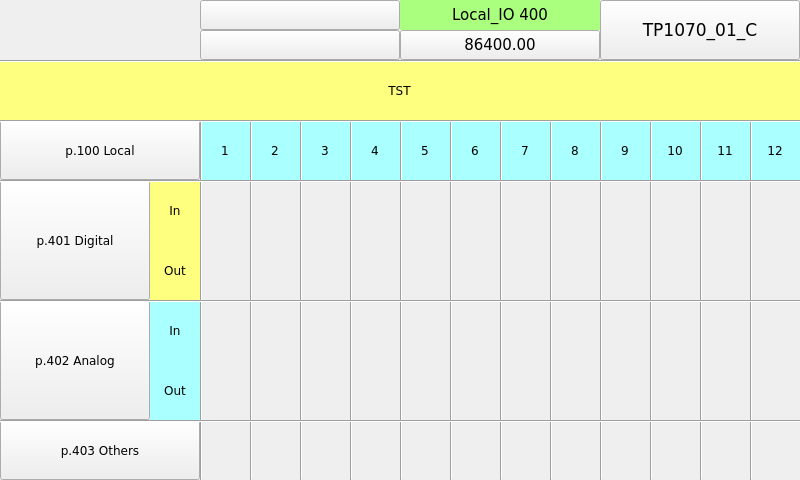
 <widget class="QWidget" name="page400">
  <property name="geometry">
   <rect>
    <x>0</x>
    <y>0</y>
    <width>800</width>
    <height>480</height>
   </rect>
  </property>
  <property name="minimumSize">
   <size>
    <width>800</width>
    <height>480</height>
   </size>
  </property>
  <property name="maximumSize">
   <size>
    <width>800</width>
    <height>480</height>
   </size>
  </property>
  <property name="windowTitle">
   <string>page400</string>
  </property>
  <property name="styleSheet">
   <string notr="true">QWidget#page400
{
background-color: rgb(170, 255, 255);
}</string>
  </property>
  <widget class="QLabel" name="label_Qt_Project_2">
   <property name="geometry">
    <rect>
     <x>400</x>
     <y>0</y>
     <width>200</width>
     <height>30</height>
    </rect>
   </property>
   <property name="font">
    <font>
     <family>DejaVu Sans</family>
     <pointsize>11</pointsize>
    </font>
   </property>
   <property name="styleSheet">
    <string notr="true">background-color: rgb(170, 255, 127);</string>
   </property>
   <property name="text">
    <string>Local_IO 400</string>
   </property>
   <property name="alignment">
    <set>Qt::AlignCenter</set>
   </property>
  </widget>
  <widget class="Line" name="line_hr1">
   <property name="geometry">
    <rect>
     <x>0</x>
     <y>60</y>
     <width>801</width>
     <height>3</height>
    </rect>
   </property>
   <property name="font">
    <font>
     <family>DejaVu Sans</family>
     <pointsize>6</pointsize>
    </font>
   </property>
   <property name="orientation">
    <enum>Qt::Horizontal</enum>
   </property>
  </widget>
  <widget class="ATCMdate" name="atcmDate_2">
   <property name="geometry">
    <rect>
     <x>200</x>
     <y>0</y>
     <width>200</width>
     <height>30</height>
    </rect>
   </property>
   <property name="font">
    <font>
     <family>DejaVu Sans</family>
     <pointsize>11</pointsize>
    </font>
   </property>
   <property name="toolTip">
    <string>ATCM QDate</string>
   </property>
   <property name="whatsThis">
    <string>ATCMdate widget</string>
   </property>
   <property name="bgColor">
    <color>
     <red>170</red>
     <green>255</green>
     <blue>127</blue>
    </color>
   </property>
   <property name="borderWidth">
    <number>0</number>
   </property>
   <property name="borderRadius">
    <number>0</number>
   </property>
  </widget>
  <widget class="ATCMlabel" name="atcmLabel_PLC_time">
   <property name="geometry">
    <rect>
     <x>400</x>
     <y>30</y>
     <width>200</width>
     <height>30</height>
    </rect>
   </property>
   <property name="font">
    <font>
     <family>DejaVu Sans</family>
     <pointsize>11</pointsize>
     <weight>50</weight>
     <bold>false</bold>
    </font>
   </property>
   <property name="text">
    <string>86400.00</string>
   </property>
   <property name="toolTip">
    <string>PLC_time</string>
   </property>
   <property name="whatsThis">
    <string>ATCMlabel widget</string>
   </property>
   <property name="variable">
    <string>PLC_time</string>
   </property>
   <property name="refresh">
    <number>500</number>
   </property>
   <property name="max">
    <string>0</string>
   </property>
   <property name="min">
    <string>0</string>
   </property>
   <property name="viewStatus">
    <bool>false</bool>
   </property>
   <property name="visibilityVar">
    <string/>
   </property>
   <property name="bgColor">
    <color>
     <red>170</red>
     <green>255</green>
     <blue>127</blue>
    </color>
   </property>
   <property name="borderWidth">
    <number>0</number>
   </property>
   <property name="borderRadius">
    <number>0</number>
   </property>
   <property name="apparence">
    <enum>QFrame::Plain</enum>
   </property>
  </widget>
  <widget class="ATCMtime" name="atcmTime_2">
   <property name="geometry">
    <rect>
     <x>200</x>
     <y>30</y>
     <width>200</width>
     <height>30</height>
    </rect>
   </property>
   <property name="font">
    <font>
     <family>DejaVu Sans</family>
     <pointsize>11</pointsize>
    </font>
   </property>
   <property name="toolTip">
    <string>ATCM QTime</string>
   </property>
   <property name="whatsThis">
    <string>ATCMtime widget</string>
   </property>
   <property name="bgColor">
    <color>
     <red>170</red>
     <green>255</green>
     <blue>127</blue>
    </color>
   </property>
   <property name="borderWidth">
    <number>0</number>
   </property>
   <property name="borderRadius">
    <number>0</number>
   </property>
  </widget>
  <widget class="QLabel" name="label_PLC_DigIn_12">
   <property name="geometry">
    <rect>
     <x>750</x>
     <y>120</y>
     <width>50</width>
     <height>60</height>
    </rect>
   </property>
   <property name="font">
    <font>
     <family>DejaVu Sans</family>
     <pointsize>9</pointsize>
    </font>
   </property>
   <property name="styleSheet">
    <string notr="true">background-color: rgb(170, 255, 255);</string>
   </property>
   <property name="text">
    <string>12</string>
   </property>
   <property name="alignment">
    <set>Qt::AlignCenter</set>
   </property>
  </widget>
  <widget class="ATCMbutton" name="atcmButton_page400">
   <property name="geometry">
    <rect>
     <x>0</x>
     <y>120</y>
     <width>200</width>
     <height>60</height>
    </rect>
   </property>
   <property name="font">
    <font>
     <family>DejaVu Sans</family>
     <pointsize>9</pointsize>
    </font>
   </property>
   <property name="toolTip">
    <string/>
   </property>
   <property name="whatsThis">
    <string>ATCMbutton widget</string>
   </property>
   <property name="pageName">
    <string>page100</string>
   </property>
   <property name="statusvar">
    <string/>
   </property>
   <property name="viewStatus">
    <bool>false</bool>
   </property>
   <property name="visibilityVar">
    <string/>
   </property>
   <property name="bgColor">
    <color>
     <red>170</red>
     <green>255</green>
     <blue>255</blue>
    </color>
   </property>
   <property name="text">
    <string>p.100 Local</string>
   </property>
   <property name="pressText">
    <string>p.100 Local</string>
   </property>
   <property name="borderWidth">
    <number>0</number>
   </property>
   <property name="borderRadius">
    <number>0</number>
   </property>
   <property name="apparence">
    <enum>QFrame::Raised</enum>
   </property>
  </widget>
  <widget class="QLabel" name="label_PLC_DigIn_9">
   <property name="geometry">
    <rect>
     <x>600</x>
     <y>120</y>
     <width>50</width>
     <height>60</height>
    </rect>
   </property>
   <property name="font">
    <font>
     <family>DejaVu Sans</family>
     <pointsize>9</pointsize>
    </font>
   </property>
   <property name="styleSheet">
    <string notr="true">background-color: rgb(170, 255, 255);</string>
   </property>
   <property name="text">
    <string>9</string>
   </property>
   <property name="alignment">
    <set>Qt::AlignCenter</set>
   </property>
  </widget>
  <widget class="QLabel" name="label_PLC_DigIn_4">
   <property name="geometry">
    <rect>
     <x>350</x>
     <y>120</y>
     <width>50</width>
     <height>60</height>
    </rect>
   </property>
   <property name="font">
    <font>
     <family>DejaVu Sans</family>
     <pointsize>9</pointsize>
    </font>
   </property>
   <property name="styleSheet">
    <string notr="true">background-color: rgb(170, 255, 255);</string>
   </property>
   <property name="text">
    <string>4</string>
   </property>
   <property name="alignment">
    <set>Qt::AlignCenter</set>
   </property>
  </widget>
  <widget class="QLabel" name="label_PLC_DigIn_6">
   <property name="geometry">
    <rect>
     <x>450</x>
     <y>120</y>
     <width>50</width>
     <height>60</height>
    </rect>
   </property>
   <property name="font">
    <font>
     <family>DejaVu Sans</family>
     <pointsize>9</pointsize>
    </font>
   </property>
   <property name="styleSheet">
    <string notr="true">background-color: rgb(170, 255, 255);</string>
   </property>
   <property name="text">
    <string>6</string>
   </property>
   <property name="alignment">
    <set>Qt::AlignCenter</set>
   </property>
  </widget>
  <widget class="ATCMbutton" name="atcmButton_page405">
   <property name="geometry">
    <rect>
     <x>0</x>
     <y>420</y>
     <width>200</width>
     <height>60</height>
    </rect>
   </property>
   <property name="font">
    <font>
     <family>DejaVu Sans</family>
     <pointsize>9</pointsize>
    </font>
   </property>
   <property name="toolTip">
    <string/>
   </property>
   <property name="whatsThis">
    <string>ATCMbutton widget</string>
   </property>
   <property name="pageName">
    <string>page403</string>
   </property>
   <property name="statusvar">
    <string/>
   </property>
   <property name="viewStatus">
    <bool>false</bool>
   </property>
   <property name="visibilityVar">
    <string/>
   </property>
   <property name="bgColor">
    <color>
     <red>255</red>
     <green>255</green>
     <blue>127</blue>
    </color>
   </property>
   <property name="text">
    <string>p.403 Others</string>
   </property>
   <property name="pressText">
    <string>p.403 Others</string>
   </property>
   <property name="borderWidth">
    <number>0</number>
   </property>
   <property name="borderRadius">
    <number>0</number>
   </property>
   <property name="apparence">
    <enum>QFrame::Raised</enum>
   </property>
  </widget>
  <widget class="QLabel" name="label_PLC_DigIn_7">
   <property name="geometry">
    <rect>
     <x>500</x>
     <y>120</y>
     <width>50</width>
     <height>60</height>
    </rect>
   </property>
   <property name="font">
    <font>
     <family>DejaVu Sans</family>
     <pointsize>9</pointsize>
    </font>
   </property>
   <property name="styleSheet">
    <string notr="true">background-color: rgb(170, 255, 255);</string>
   </property>
   <property name="text">
    <string>7</string>
   </property>
   <property name="alignment">
    <set>Qt::AlignCenter</set>
   </property>
  </widget>
  <widget class="ATCMled" name="atcmLed_TST_RTU_RD_2">
   <property name="geometry">
    <rect>
     <x>650</x>
     <y>420</y>
     <width>50</width>
     <height>60</height>
    </rect>
   </property>
   <property name="toolTip">
    <string>TST_RTU3_RD</string>
   </property>
   <property name="whatsThis">
    <string>ATCMled widget</string>
   </property>
   <property name="font">
    <font>
     <family>DejaVu Sans</family>
     <pointsize>6</pointsize>
    </font>
   </property>
   <property name="variable">
    <string>TST_RTU3_RD</string>
   </property>
   <property name="refresh">
    <number>500</number>
   </property>
   <property name="viewStatus">
    <bool>false</bool>
   </property>
   <property name="visibilityVar">
    <string/>
   </property>
   <property name="onIcon">
    <iconset>
     <normaloff>:/on.png</normaloff>:/on.png</iconset>
   </property>
   <property name="offIcon">
    <iconset>
     <normaloff>:/off.png</normaloff>:/off.png</iconset>
   </property>
  </widget>
  <widget class="ATCMbutton" name="atcmButton_page401">
   <property name="geometry">
    <rect>
     <x>0</x>
     <y>180</y>
     <width>150</width>
     <height>120</height>
    </rect>
   </property>
   <property name="font">
    <font>
     <family>DejaVu Sans</family>
     <pointsize>9</pointsize>
    </font>
   </property>
   <property name="toolTip">
    <string/>
   </property>
   <property name="whatsThis">
    <string>ATCMbutton widget</string>
   </property>
   <property name="pageName">
    <string>page401</string>
   </property>
   <property name="statusvar">
    <string/>
   </property>
   <property name="viewStatus">
    <bool>false</bool>
   </property>
   <property name="visibilityVar">
    <string/>
   </property>
   <property name="bgColor">
    <color>
     <red>255</red>
     <green>255</green>
     <blue>127</blue>
    </color>
   </property>
   <property name="text">
    <string>p.401 Digital</string>
   </property>
   <property name="pressText">
    <string>p.401 Digital</string>
   </property>
   <property name="borderWidth">
    <number>0</number>
   </property>
   <property name="borderRadius">
    <number>0</number>
   </property>
   <property name="apparence">
    <enum>QFrame::Raised</enum>
   </property>
  </widget>
  <widget class="ATCMled" name="atcmLed_TST_RTU_WR_2">
   <property name="geometry">
    <rect>
     <x>600</x>
     <y>420</y>
     <width>50</width>
     <height>60</height>
    </rect>
   </property>
   <property name="toolTip">
    <string>TST_RTU3_WR</string>
   </property>
   <property name="whatsThis">
    <string>ATCMled widget</string>
   </property>
   <property name="font">
    <font>
     <family>DejaVu Sans</family>
     <pointsize>6</pointsize>
    </font>
   </property>
   <property name="variable">
    <string>TST_RTU3_WR</string>
   </property>
   <property name="refresh">
    <number>500</number>
   </property>
   <property name="viewStatus">
    <bool>false</bool>
   </property>
   <property name="visibilityVar">
    <string/>
   </property>
   <property name="onIcon">
    <iconset>
     <normaloff>:/on.png</normaloff>:/on.png</iconset>
   </property>
   <property name="offIcon">
    <iconset>
     <normaloff>:/off.png</normaloff>:/off.png</iconset>
   </property>
  </widget>
  <widget class="ATCMled" name="atcmLed_TST_RTU_WR">
   <property name="geometry">
    <rect>
     <x>500</x>
     <y>420</y>
     <width>50</width>
     <height>60</height>
    </rect>
   </property>
   <property name="toolTip">
    <string>TST_RTU1_WR</string>
   </property>
   <property name="whatsThis">
    <string>ATCMled widget</string>
   </property>
   <property name="font">
    <font>
     <family>DejaVu Sans</family>
     <pointsize>6</pointsize>
    </font>
   </property>
   <property name="variable">
    <string>TST_RTU1_WR</string>
   </property>
   <property name="refresh">
    <number>500</number>
   </property>
   <property name="viewStatus">
    <bool>false</bool>
   </property>
   <property name="visibilityVar">
    <string/>
   </property>
   <property name="onIcon">
    <iconset>
     <normaloff>:/on.png</normaloff>:/on.png</iconset>
   </property>
   <property name="offIcon">
    <iconset>
     <normaloff>:/off.png</normaloff>:/off.png</iconset>
   </property>
  </widget>
  <widget class="QLabel" name="label_PLC_DigIn_2">
   <property name="geometry">
    <rect>
     <x>250</x>
     <y>120</y>
     <width>50</width>
     <height>60</height>
    </rect>
   </property>
   <property name="font">
    <font>
     <family>DejaVu Sans</family>
     <pointsize>9</pointsize>
    </font>
   </property>
   <property name="styleSheet">
    <string notr="true">background-color: rgb(170, 255, 255);</string>
   </property>
   <property name="text">
    <string>2</string>
   </property>
   <property name="alignment">
    <set>Qt::AlignCenter</set>
   </property>
  </widget>
  <widget class="QLabel" name="label_PLC_DigIn_1">
   <property name="geometry">
    <rect>
     <x>200</x>
     <y>120</y>
     <width>50</width>
     <height>60</height>
    </rect>
   </property>
   <property name="font">
    <font>
     <family>DejaVu Sans</family>
     <pointsize>9</pointsize>
    </font>
   </property>
   <property name="styleSheet">
    <string notr="true">background-color: rgb(170, 255, 255);</string>
   </property>
   <property name="text">
    <string>1</string>
   </property>
   <property name="alignment">
    <set>Qt::AlignCenter</set>
   </property>
  </widget>
  <widget class="QLabel" name="label_PLC_DigIn_8">
   <property name="geometry">
    <rect>
     <x>550</x>
     <y>120</y>
     <width>50</width>
     <height>60</height>
    </rect>
   </property>
   <property name="font">
    <font>
     <family>DejaVu Sans</family>
     <pointsize>9</pointsize>
    </font>
   </property>
   <property name="styleSheet">
    <string notr="true">background-color: rgb(170, 255, 255);</string>
   </property>
   <property name="text">
    <string>8</string>
   </property>
   <property name="alignment">
    <set>Qt::AlignCenter</set>
   </property>
  </widget>
  <widget class="QLabel" name="label_PLC_DigIn_10">
   <property name="geometry">
    <rect>
     <x>650</x>
     <y>120</y>
     <width>50</width>
     <height>60</height>
    </rect>
   </property>
   <property name="font">
    <font>
     <family>DejaVu Sans</family>
     <pointsize>9</pointsize>
    </font>
   </property>
   <property name="styleSheet">
    <string notr="true">background-color: rgb(170, 255, 255);</string>
   </property>
   <property name="text">
    <string>10</string>
   </property>
   <property name="alignment">
    <set>Qt::AlignCenter</set>
   </property>
  </widget>
  <widget class="QLabel" name="label_PLC_DigIn_11">
   <property name="geometry">
    <rect>
     <x>700</x>
     <y>120</y>
     <width>50</width>
     <height>60</height>
    </rect>
   </property>
   <property name="font">
    <font>
     <family>DejaVu Sans</family>
     <pointsize>9</pointsize>
    </font>
   </property>
   <property name="styleSheet">
    <string notr="true">background-color: rgb(170, 255, 255);</string>
   </property>
   <property name="text">
    <string>11</string>
   </property>
   <property name="alignment">
    <set>Qt::AlignCenter</set>
   </property>
  </widget>
  <widget class="QLabel" name="label_PLC_DigIn_5">
   <property name="geometry">
    <rect>
     <x>400</x>
     <y>120</y>
     <width>50</width>
     <height>60</height>
    </rect>
   </property>
   <property name="font">
    <font>
     <family>DejaVu Sans</family>
     <pointsize>9</pointsize>
    </font>
   </property>
   <property name="styleSheet">
    <string notr="true">background-color: rgb(170, 255, 255);</string>
   </property>
   <property name="text">
    <string>5</string>
   </property>
   <property name="alignment">
    <set>Qt::AlignCenter</set>
   </property>
  </widget>
  <widget class="QLabel" name="label_PLC_DigIn_3">
   <property name="geometry">
    <rect>
     <x>300</x>
     <y>120</y>
     <width>50</width>
     <height>60</height>
    </rect>
   </property>
   <property name="font">
    <font>
     <family>DejaVu Sans</family>
     <pointsize>9</pointsize>
    </font>
   </property>
   <property name="styleSheet">
    <string notr="true">background-color: rgb(170, 255, 255);</string>
   </property>
   <property name="text">
    <string>3</string>
   </property>
   <property name="alignment">
    <set>Qt::AlignCenter</set>
   </property>
  </widget>
  <widget class="ATCMled" name="atcmLed_TST_RTU_RD">
   <property name="geometry">
    <rect>
     <x>550</x>
     <y>420</y>
     <width>50</width>
     <height>60</height>
    </rect>
   </property>
   <property name="toolTip">
    <string>TST_RTU1_RD</string>
   </property>
   <property name="whatsThis">
    <string>ATCMled widget</string>
   </property>
   <property name="font">
    <font>
     <family>DejaVu Sans</family>
     <pointsize>6</pointsize>
    </font>
   </property>
   <property name="variable">
    <string>TST_RTU1_RD</string>
   </property>
   <property name="refresh">
    <number>500</number>
   </property>
   <property name="viewStatus">
    <bool>false</bool>
   </property>
   <property name="visibilityVar">
    <string/>
   </property>
   <property name="onIcon">
    <iconset>
     <normaloff>:/on.png</normaloff>:/on.png</iconset>
   </property>
   <property name="offIcon">
    <iconset>
     <normaloff>:/off.png</normaloff>:/off.png</iconset>
   </property>
  </widget>
  <widget class="QLabel" name="label_RTU_AnIn_16">
   <property name="geometry">
    <rect>
     <x>150</x>
     <y>180</y>
     <width>50</width>
     <height>60</height>
    </rect>
   </property>
   <property name="font">
    <font>
     <family>DejaVu Sans</family>
     <pointsize>9</pointsize>
    </font>
   </property>
   <property name="styleSheet">
    <string notr="true">background-color: rgb(255, 255, 127);</string>
   </property>
   <property name="text">
    <string>In</string>
   </property>
   <property name="alignment">
    <set>Qt::AlignCenter</set>
   </property>
  </widget>
  <widget class="QLabel" name="label_RTU_AnIn_17">
   <property name="geometry">
    <rect>
     <x>150</x>
     <y>240</y>
     <width>50</width>
     <height>60</height>
    </rect>
   </property>
   <property name="font">
    <font>
     <family>DejaVu Sans</family>
     <pointsize>9</pointsize>
    </font>
   </property>
   <property name="styleSheet">
    <string notr="true">background-color: rgb(255, 255, 127);</string>
   </property>
   <property name="text">
    <string>Out</string>
   </property>
   <property name="alignment">
    <set>Qt::AlignCenter</set>
   </property>
  </widget>
  <widget class="QLabel" name="label_RTU_AnIn_18">
   <property name="geometry">
    <rect>
     <x>150</x>
     <y>360</y>
     <width>50</width>
     <height>60</height>
    </rect>
   </property>
   <property name="font">
    <font>
     <family>DejaVu Sans</family>
     <pointsize>9</pointsize>
    </font>
   </property>
   <property name="styleSheet">
    <string notr="true">background-color: rgb(170, 255, 255);</string>
   </property>
   <property name="text">
    <string>Out</string>
   </property>
   <property name="alignment">
    <set>Qt::AlignCenter</set>
   </property>
  </widget>
  <widget class="ATCMbutton" name="atcmButton_page401_2">
   <property name="geometry">
    <rect>
     <x>0</x>
     <y>300</y>
     <width>150</width>
     <height>120</height>
    </rect>
   </property>
   <property name="font">
    <font>
     <family>DejaVu Sans</family>
     <pointsize>9</pointsize>
    </font>
   </property>
   <property name="toolTip">
    <string/>
   </property>
   <property name="whatsThis">
    <string>ATCMbutton widget</string>
   </property>
   <property name="pageName">
    <string>page402</string>
   </property>
   <property name="statusvar">
    <string/>
   </property>
   <property name="viewStatus">
    <bool>false</bool>
   </property>
   <property name="visibilityVar">
    <string/>
   </property>
   <property name="bgColor">
    <color>
     <red>170</red>
     <green>255</green>
     <blue>255</blue>
    </color>
   </property>
   <property name="text">
    <string>p.402 Analog</string>
   </property>
   <property name="pressText">
    <string>p.402 Analog</string>
   </property>
   <property name="borderWidth">
    <number>0</number>
   </property>
   <property name="borderRadius">
    <number>0</number>
   </property>
   <property name="apparence">
    <enum>QFrame::Raised</enum>
   </property>
  </widget>
  <widget class="QLabel" name="label_RTU_AnIn_19">
   <property name="geometry">
    <rect>
     <x>150</x>
     <y>300</y>
     <width>50</width>
     <height>60</height>
    </rect>
   </property>
   <property name="font">
    <font>
     <family>DejaVu Sans</family>
     <pointsize>9</pointsize>
    </font>
   </property>
   <property name="styleSheet">
    <string notr="true">background-color: rgb(170, 255, 255);</string>
   </property>
   <property name="text">
    <string>In</string>
   </property>
   <property name="alignment">
    <set>Qt::AlignCenter</set>
   </property>
  </widget>
  <widget class="Line" name="line">
   <property name="geometry">
    <rect>
     <x>200</x>
     <y>120</y>
     <width>3</width>
     <height>360</height>
    </rect>
   </property>
   <property name="font">
    <font>
     <family>DejaVu Sans</family>
     <pointsize>6</pointsize>
    </font>
   </property>
   <property name="orientation">
    <enum>Qt::Vertical</enum>
   </property>
  </widget>
  <widget class="Line" name="line_3">
   <property name="geometry">
    <rect>
     <x>250</x>
     <y>120</y>
     <width>3</width>
     <height>360</height>
    </rect>
   </property>
   <property name="font">
    <font>
     <family>DejaVu Sans</family>
     <pointsize>6</pointsize>
    </font>
   </property>
   <property name="orientation">
    <enum>Qt::Vertical</enum>
   </property>
  </widget>
  <widget class="Line" name="line_4">
   <property name="geometry">
    <rect>
     <x>300</x>
     <y>120</y>
     <width>3</width>
     <height>360</height>
    </rect>
   </property>
   <property name="font">
    <font>
     <family>DejaVu Sans</family>
     <pointsize>6</pointsize>
    </font>
   </property>
   <property name="orientation">
    <enum>Qt::Vertical</enum>
   </property>
  </widget>
  <widget class="Line" name="line_5">
   <property name="geometry">
    <rect>
     <x>350</x>
     <y>120</y>
     <width>3</width>
     <height>360</height>
    </rect>
   </property>
   <property name="font">
    <font>
     <family>DejaVu Sans</family>
     <pointsize>6</pointsize>
    </font>
   </property>
   <property name="orientation">
    <enum>Qt::Vertical</enum>
   </property>
  </widget>
  <widget class="Line" name="line_6">
   <property name="geometry">
    <rect>
     <x>400</x>
     <y>120</y>
     <width>3</width>
     <height>360</height>
    </rect>
   </property>
   <property name="font">
    <font>
     <family>DejaVu Sans</family>
     <pointsize>6</pointsize>
    </font>
   </property>
   <property name="orientation">
    <enum>Qt::Vertical</enum>
   </property>
  </widget>
  <widget class="Line" name="line_7">
   <property name="geometry">
    <rect>
     <x>450</x>
     <y>120</y>
     <width>3</width>
     <height>360</height>
    </rect>
   </property>
   <property name="font">
    <font>
     <family>DejaVu Sans</family>
     <pointsize>6</pointsize>
    </font>
   </property>
   <property name="orientation">
    <enum>Qt::Vertical</enum>
   </property>
  </widget>
  <widget class="Line" name="line_8">
   <property name="geometry">
    <rect>
     <x>500</x>
     <y>120</y>
     <width>3</width>
     <height>360</height>
    </rect>
   </property>
   <property name="font">
    <font>
     <family>DejaVu Sans</family>
     <pointsize>6</pointsize>
    </font>
   </property>
   <property name="orientation">
    <enum>Qt::Vertical</enum>
   </property>
  </widget>
  <widget class="Line" name="line_9">
   <property name="geometry">
    <rect>
     <x>550</x>
     <y>120</y>
     <width>3</width>
     <height>360</height>
    </rect>
   </property>
   <property name="font">
    <font>
     <family>DejaVu Sans</family>
     <pointsize>6</pointsize>
    </font>
   </property>
   <property name="orientation">
    <enum>Qt::Vertical</enum>
   </property>
  </widget>
  <widget class="Line" name="line_10">
   <property name="geometry">
    <rect>
     <x>600</x>
     <y>120</y>
     <width>3</width>
     <height>360</height>
    </rect>
   </property>
   <property name="font">
    <font>
     <family>DejaVu Sans</family>
     <pointsize>6</pointsize>
    </font>
   </property>
   <property name="orientation">
    <enum>Qt::Vertical</enum>
   </property>
  </widget>
  <widget class="Line" name="line_11">
   <property name="geometry">
    <rect>
     <x>650</x>
     <y>120</y>
     <width>3</width>
     <height>360</height>
    </rect>
   </property>
   <property name="font">
    <font>
     <family>DejaVu Sans</family>
     <pointsize>6</pointsize>
    </font>
   </property>
   <property name="orientation">
    <enum>Qt::Vertical</enum>
   </property>
  </widget>
  <widget class="Line" name="line_12">
   <property name="geometry">
    <rect>
     <x>700</x>
     <y>120</y>
     <width>3</width>
     <height>360</height>
    </rect>
   </property>
   <property name="font">
    <font>
     <family>DejaVu Sans</family>
     <pointsize>6</pointsize>
    </font>
   </property>
   <property name="orientation">
    <enum>Qt::Vertical</enum>
   </property>
  </widget>
  <widget class="Line" name="line_13">
   <property name="geometry">
    <rect>
     <x>750</x>
     <y>120</y>
     <width>3</width>
     <height>360</height>
    </rect>
   </property>
   <property name="font">
    <font>
     <family>DejaVu Sans</family>
     <pointsize>6</pointsize>
    </font>
   </property>
   <property name="orientation">
    <enum>Qt::Vertical</enum>
   </property>
  </widget>
  <widget class="Line" name="line_hr2">
   <property name="geometry">
    <rect>
     <x>0</x>
     <y>120</y>
     <width>801</width>
     <height>3</height>
    </rect>
   </property>
   <property name="font">
    <font>
     <family>DejaVu Sans</family>
     <pointsize>6</pointsize>
    </font>
   </property>
   <property name="orientation">
    <enum>Qt::Horizontal</enum>
   </property>
  </widget>
  <widget class="QLabel" name="label_RTU_AnIn_20">
   <property name="geometry">
    <rect>
     <x>-1</x>
     <y>60</y>
     <width>801</width>
     <height>60</height>
    </rect>
   </property>
   <property name="font">
    <font>
     <family>DejaVu Sans</family>
     <pointsize>9</pointsize>
    </font>
   </property>
   <property name="styleSheet">
    <string notr="true">background-color: rgb(255, 255, 127);</string>
   </property>
   <property name="text">
    <string>TST</string>
   </property>
   <property name="alignment">
    <set>Qt::AlignCenter</set>
   </property>
  </widget>
  <widget class="ATCManimation" name="atcmAnimation_TEST_STATUS">
   <property name="geometry">
    <rect>
     <x>0</x>
     <y>0</y>
     <width>120</width>
     <height>60</height>
    </rect>
   </property>
   <property name="toolTip">
    <string>TEST_STATUS</string>
   </property>
   <property name="whatsThis">
    <string>ATCManimation widget</string>
   </property>
   <property name="font">
    <font>
     <family>DejaVu Sans</family>
     <pointsize>6</pointsize>
    </font>
   </property>
   <property name="mapping">
    <string>0;:/icons/my_img/local.png;216;:/icons/my_img/remote.png;42;:/icons/my_img/done.png</string>
   </property>
   <property name="variable">
    <string>TEST_STATUS</string>
   </property>
   <property name="refresh">
    <number>500</number>
   </property>
   <property name="viewStatus">
    <bool>false</bool>
   </property>
   <property name="visibilityVar">
    <string/>
   </property>
  </widget>
  <widget class="ATCMbutton" name="atcmButton_6">
   <property name="geometry">
    <rect>
     <x>600</x>
     <y>0</y>
     <width>200</width>
     <height>60</height>
    </rect>
   </property>
   <property name="font">
    <font>
     <family>DejaVu Sans</family>
     <pointsize>13</pointsize>
     <weight>50</weight>
     <bold>false</bold>
    </font>
   </property>
   <property name="toolTip">
    <string/>
   </property>
   <property name="whatsThis">
    <string>ATCMbutton widget</string>
   </property>
   <property name="pageName">
    <string>menu</string>
   </property>
   <property name="statusvar">
    <string/>
   </property>
   <property name="viewStatus">
    <bool>false</bool>
   </property>
   <property name="refresh">
    <number>200</number>
   </property>
   <property name="visibilityVar">
    <string/>
   </property>
   <property name="bgColor">
    <color>
     <red>170</red>
     <green>255</green>
     <blue>255</blue>
    </color>
   </property>
   <property name="borderColor">
    <color>
     <red>0</red>
     <green>0</green>
     <blue>0</blue>
    </color>
   </property>
   <property name="text">
    <string>TP1070_01_C</string>
   </property>
   <property name="pressText">
    <string>TP1070_01_C</string>
   </property>
   <property name="borderWidth">
    <number>1</number>
   </property>
   <property name="borderRadius">
    <number>0</number>
   </property>
   <property name="apparence">
    <enum>QFrame::Raised</enum>
   </property>
  </widget>
  <widget class="Line" name="line_hr2_2">
   <property name="geometry">
    <rect>
     <x>0</x>
     <y>180</y>
     <width>801</width>
     <height>3</height>
    </rect>
   </property>
   <property name="font">
    <font>
     <family>DejaVu Sans</family>
     <pointsize>6</pointsize>
    </font>
   </property>
   <property name="orientation">
    <enum>Qt::Horizontal</enum>
   </property>
  </widget>
  <widget class="Line" name="line_hr2_3">
   <property name="geometry">
    <rect>
     <x>0</x>
     <y>300</y>
     <width>801</width>
     <height>3</height>
    </rect>
   </property>
   <property name="font">
    <font>
     <family>DejaVu Sans</family>
     <pointsize>6</pointsize>
    </font>
   </property>
   <property name="orientation">
    <enum>Qt::Horizontal</enum>
   </property>
  </widget>
  <widget class="Line" name="line_hr2_4">
   <property name="geometry">
    <rect>
     <x>0</x>
     <y>420</y>
     <width>801</width>
     <height>3</height>
    </rect>
   </property>
   <property name="font">
    <font>
     <family>DejaVu Sans</family>
     <pointsize>6</pointsize>
    </font>
   </property>
   <property name="orientation">
    <enum>Qt::Horizontal</enum>
   </property>
  </widget>
  <zorder>label_RTU_AnIn_20</zorder>
  <zorder>label_Qt_Project_2</zorder>
  <zorder>line_hr1</zorder>
  <zorder>atcmDate_2</zorder>
  <zorder>atcmLabel_PLC_time</zorder>
  <zorder>atcmTime_2</zorder>
  <zorder>label_PLC_DigIn_12</zorder>
  <zorder>atcmButton_page400</zorder>
  <zorder>label_PLC_DigIn_9</zorder>
  <zorder>label_PLC_DigIn_4</zorder>
  <zorder>label_PLC_DigIn_6</zorder>
  <zorder>atcmButton_page405</zorder>
  <zorder>label_PLC_DigIn_7</zorder>
  <zorder>atcmLed_TST_RTU_RD_2</zorder>
  <zorder>atcmButton_page401</zorder>
  <zorder>atcmLed_TST_RTU_WR_2</zorder>
  <zorder>atcmLed_TST_RTU_WR</zorder>
  <zorder>label_PLC_DigIn_2</zorder>
  <zorder>label_PLC_DigIn_1</zorder>
  <zorder>label_PLC_DigIn_8</zorder>
  <zorder>label_PLC_DigIn_10</zorder>
  <zorder>label_PLC_DigIn_11</zorder>
  <zorder>label_PLC_DigIn_5</zorder>
  <zorder>label_PLC_DigIn_3</zorder>
  <zorder>atcmLed_TST_RTU_RD</zorder>
  <zorder>label_RTU_AnIn_16</zorder>
  <zorder>label_RTU_AnIn_17</zorder>
  <zorder>label_RTU_AnIn_18</zorder>
  <zorder>atcmButton_page401_2</zorder>
  <zorder>label_RTU_AnIn_19</zorder>
  <zorder>line</zorder>
  <zorder>line_3</zorder>
  <zorder>line_4</zorder>
  <zorder>line_5</zorder>
  <zorder>line_6</zorder>
  <zorder>line_7</zorder>
  <zorder>line_8</zorder>
  <zorder>line_9</zorder>
  <zorder>line_10</zorder>
  <zorder>line_11</zorder>
  <zorder>line_12</zorder>
  <zorder>line_13</zorder>
  <zorder>line_hr2</zorder>
  <zorder>atcmAnimation_TEST_STATUS</zorder>
  <zorder>atcmButton_6</zorder>
  <zorder>line_hr2_2</zorder>
  <zorder>line_hr2_3</zorder>
  <zorder>line_hr2_4</zorder>
 </widget>
